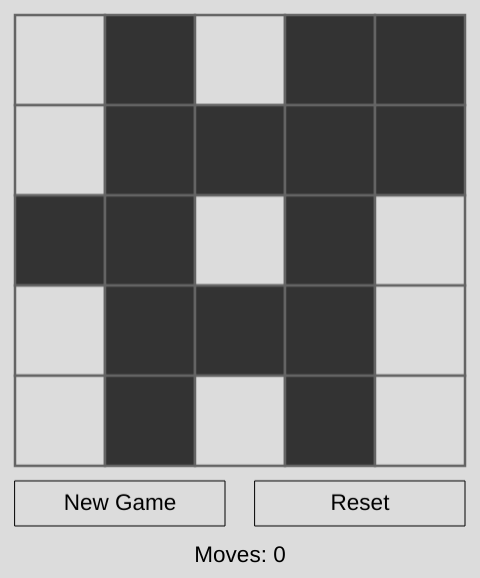
Frame 1 (no input)
Frame 60 (no input): identical to frame 1, image omitted
Frame 120 (the mouse pressed at the canvas centre since frame 60): identical to frame 1, image omitted

The p5.js sketch that drew this single still picture (run headless with seeded random() and noise() and a simulated clock; from frame 60 on, the mouse is pressed at the canvas centre):

// p5.js sketch
// ── sketch.js
let shape_size = 90;
let margin_size = shape_size / 6;

let button_width = shape_size * 5 / 2 - margin_size;
let button_height = shape_size / 2;
let text_size = shape_size / 4;

let moveCount = 0;
let flag_Won = 0;

let board = [];
let init_board = [
    0, 0, 0, 0, 0,
    0, 0, 0, 0, 0,
    0, 0, 0, 0, 0,
    0, 0, 0, 0, 0,
    0, 0, 0, 0, 0
  ];

function setup() {
  createCanvas(shape_size * 5 + 2 * margin_size,
               shape_size * 5 + 4 * margin_size + text_size + button_height);
  background(220);

  randomBoard();
  
  drawButtons();
}

function draw() {  
  background(220);
  
  for (let i = 0; i < board.length; i++) {
    drawPiece(i);
  }
  
  drawButtons();
  drawScoreboard();
  
  if (flag_Won) {
    drawWinBanner();
  }
}

function drawWinBanner() {
  strokeWeight(4);
  stroke(0);
  fill(220);
  rect(margin_size + shape_size / 2, margin_size + shape_size * 1.5, shape_size * 4, shape_size * 2);
  
  textSize(text_size);
  strokeWeight(0);
  fill(0);
  
  let congrat_msg = 'Congratulations! ';
  if (moveCount < 12) {
    congrat_msg += 'You won in only ' + moveCount + ' moves.';
  } else if (moveCount > 25) {
    congrat_msg += 'You won after a while.'; 
  } else {
    congrat_msg += 'You won in ' + moveCount + ' moves.';
  }
  
  text(congrat_msg, margin_size * 2 + shape_size / 2, 2 * margin_size + shape_size * 1.5, shape_size * 4 - 2 * margin_size, shape_size * 2 - 2 * margin_size);
}

function drawPiece(index) {
  strokeWeight(margin_size/6);
  stroke(100);
  fill(board[index] ? 220 : 51);
  rect((index%5)*shape_size+margin_size, Math.floor(index/5)*shape_size+margin_size, shape_size, shape_size);
}

function drawScoreboard() {
  textSize(text_size);
  strokeWeight(0);
  fill(0);
  text('Moves: ' + moveCount, margin_size, shape_size * 5 + 4 * margin_size + text_size, shape_size*5, button_height);
}

function drawButtons() {  
  stroke(0);
  strokeWeight(1);
  fill(220);
  
  rect(margin_size, shape_size * 5 + 2 * margin_size, button_width, button_height);
  rect(shape_size * 5 / 2 + 2 * margin_size, shape_size * 5 + 2 * margin_size, button_width, button_height);
  
  textAlign(CENTER, CENTER);
  textSize(text_size);
  strokeWeight(0);
  fill(0);
  
  text('New Game', margin_size, shape_size * 5 + 2 * margin_size, button_width, button_height);
  text('Reset', button_width + 3 * margin_size, shape_size * 5 + 2 * margin_size, button_width, button_height);
}

function mouseClicked() {  
  if (mouseY >= shape_size * 5 + 2 * margin_size && mouseY <= shape_size * 5 + button_height + 2 * margin_size) {
    if (mouseX > margin_size && mouseX <= margin_size + button_width) {
      // new game
      randomBoard();
    } else if (mouseX > button_width + 3 * margin_size && mouseX <= shape_size * 5 + margin_size) {
      // reset to initial board
      resetToInitial();
    }
    
    return;
  }
  
  // get piece number from x/y
  let column = Math.floor((mouseX-margin_size) / shape_size);
  let row    = Math.floor((mouseY-margin_size) / shape_size);

  if (column <= 4 && row <= 4) {
    if (!flag_Won) {
      toggleIndexAndAdjacent(row * 5 + column);
      moveCount++;
      checkWinCondition();
    } else {
      randomBoard();
    }
  }
}

function toggleIndexAndAdjacent(index) {
  let lights_to_flip = [index];

  let row = Math.floor(index / 5);
  let column = index % 5;
  
  if (column > 0) {
    lights_to_flip.push(index-1);
  }
  
  if (column < 4) {
    lights_to_flip.push(index+1);
  }
  
  if (row > 0) {
    lights_to_flip.push(index-5);
  }
  
  if (row < 4) {
    lights_to_flip.push(index+5);
  }
  
  lights_to_flip.forEach(function(light){
    board[light] = !board[light];
  });
}

function checkWinCondition() {
  let sum = 0;
  for (let i = 0; i < 25; i++) {
    sum += board[i];
  }
  
  if (sum == 25 || sum == 0) {
    flag_Won = 1;
  }
}

function resetBoard() {
  board = [
    0, 0, 0, 0, 0,
    0, 0, 0, 0, 0,
    0, 0, 0, 0, 0,
    0, 0, 0, 0, 0,
    0, 0, 0, 0, 0
  ];
  
  moveCount = 0;
  flag_Won = 0;
}

function resetToInitial() {
  for (let i = 0; i < 25; i++) {
    board[i] = init_board[i];
  }
  
  moveCount = 0;
  flag_Won = 0;
}

function randomBoard() {
  resetBoard();
  
  // flip some lights at random
  for (let i = 0; i < 25; i++) {
    if (getRandomInt(3) > 1) { // 2 out of 3 chance of flipping
      toggleIndexAndAdjacent(i);
    }
  }

  // copy into a placeholder so we can reset
  for (let i = 0; i < 25; i++) {
    init_board[i] = board[i];
  }
}

function getRandomInt(max) {
  return Math.floor(Math.random() * max);
}
